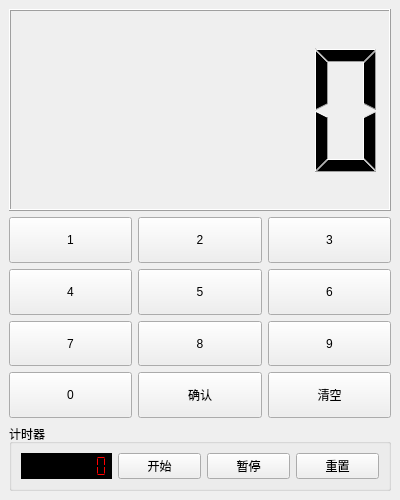
<?xml version="1.0" encoding="UTF-8"?>
<ui version="4.0">
 <class>GuessNumWidget</class>
 <widget class="QWidget" name="GuessNumWidget">
  <property name="geometry">
   <rect>
    <x>0</x>
    <y>0</y>
    <width>400</width>
    <height>500</height>
   </rect>
  </property>
  <property name="windowTitle">
   <string>GuessNumWidget</string>
  </property>
  <layout class="QVBoxLayout" name="verticalLayout">
   <property name="spacing">
    <number>0</number>
   </property>
   <property name="leftMargin">
    <number>0</number>
   </property>
   <property name="topMargin">
    <number>0</number>
   </property>
   <property name="rightMargin">
    <number>0</number>
   </property>
   <property name="bottomMargin">
    <number>0</number>
   </property>
   <item>
    <widget class="QStackedWidget" name="stackedWidget">
     <property name="currentIndex">
      <number>1</number>
     </property>
     <widget class="QWidget" name="settingPage">
      <layout class="QGridLayout" name="gridLayout_2">
       <item row="0" column="2">
        <spacer name="verticalSpacer_2">
         <property name="orientation">
          <enum>Qt::Vertical</enum>
         </property>
         <property name="sizeHint" stdset="0">
          <size>
           <width>20</width>
           <height>154</height>
          </size>
         </property>
        </spacer>
       </item>
       <item row="1" column="0">
        <spacer name="horizontalSpacer">
         <property name="orientation">
          <enum>Qt::Horizontal</enum>
         </property>
         <property name="sizeHint" stdset="0">
          <size>
           <width>39</width>
           <height>20</height>
          </size>
         </property>
        </spacer>
       </item>
       <item row="1" column="1" colspan="2">
        <layout class="QVBoxLayout" name="verticalLayout_3">
         <item>
          <layout class="QHBoxLayout" name="horizontalLayout_3">
           <item>
            <widget class="QLabel" name="label">
             <property name="text">
              <string>设置游戏时间（秒）：</string>
             </property>
            </widget>
           </item>
           <item>
            <widget class="QLineEdit" name="lineEditGameTime"/>
           </item>
          </layout>
         </item>
         <item>
          <layout class="QHBoxLayout" name="horizontalLayout_4">
           <item>
            <widget class="QLabel" name="label_2">
             <property name="text">
              <string>设置猜数字范围（下限）：</string>
             </property>
            </widget>
           </item>
           <item>
            <widget class="QLineEdit" name="lineEditMinNum"/>
           </item>
          </layout>
         </item>
         <item>
          <layout class="QHBoxLayout" name="horizontalLayout_5">
           <item>
            <widget class="QLabel" name="label_3">
             <property name="text">
              <string>设置猜数字范围（上限）：</string>
             </property>
            </widget>
           </item>
           <item>
            <widget class="QLineEdit" name="lineEditMaxNum"/>
           </item>
          </layout>
         </item>
         <item>
          <spacer name="verticalSpacer_3">
           <property name="orientation">
            <enum>Qt::Vertical</enum>
           </property>
           <property name="sizeHint" stdset="0">
            <size>
             <width>20</width>
             <height>40</height>
            </size>
           </property>
          </spacer>
         </item>
         <item>
          <layout class="QHBoxLayout" name="horizontalLayout_6">
           <item>
            <widget class="QPushButton" name="pushButtonGameOk">
             <property name="text">
              <string>确认</string>
             </property>
            </widget>
           </item>
           <item>
            <widget class="QPushButton" name="pushButtonQuit">
             <property name="text">
              <string>退出</string>
             </property>
            </widget>
           </item>
          </layout>
         </item>
        </layout>
       </item>
       <item row="1" column="3">
        <spacer name="horizontalSpacer_2">
         <property name="orientation">
          <enum>Qt::Horizontal</enum>
         </property>
         <property name="sizeHint" stdset="0">
          <size>
           <width>39</width>
           <height>20</height>
          </size>
         </property>
        </spacer>
       </item>
       <item row="2" column="1">
        <spacer name="verticalSpacer">
         <property name="orientation">
          <enum>Qt::Vertical</enum>
         </property>
         <property name="sizeHint" stdset="0">
          <size>
           <width>20</width>
           <height>153</height>
          </size>
         </property>
        </spacer>
       </item>
      </layout>
     </widget>
     <widget class="QWidget" name="mainPage">
      <layout class="QVBoxLayout" name="verticalLayout_2">
       <item>
        <widget class="QLCDNumber" name="lcdNumberShowNum">
         <property name="sizePolicy">
          <sizepolicy hsizetype="Minimum" vsizetype="Expanding">
           <horstretch>0</horstretch>
           <verstretch>0</verstretch>
          </sizepolicy>
         </property>
        </widget>
       </item>
       <item>
        <layout class="QGridLayout" name="gridLayout">
         <item row="0" column="0">
          <widget class="QPushButton" name="pushButton_01">
           <property name="enabled">
            <bool>true</bool>
           </property>
           <property name="sizePolicy">
            <sizepolicy hsizetype="Minimum" vsizetype="Expanding">
             <horstretch>0</horstretch>
             <verstretch>0</verstretch>
            </sizepolicy>
           </property>
           <property name="text">
            <string>1</string>
           </property>
           <property name="checkable">
            <bool>false</bool>
           </property>
          </widget>
         </item>
         <item row="0" column="1">
          <widget class="QPushButton" name="pushButton_02">
           <property name="sizePolicy">
            <sizepolicy hsizetype="Minimum" vsizetype="Expanding">
             <horstretch>0</horstretch>
             <verstretch>0</verstretch>
            </sizepolicy>
           </property>
           <property name="text">
            <string>2</string>
           </property>
          </widget>
         </item>
         <item row="0" column="2">
          <widget class="QPushButton" name="pushButton_03">
           <property name="sizePolicy">
            <sizepolicy hsizetype="Minimum" vsizetype="Expanding">
             <horstretch>0</horstretch>
             <verstretch>0</verstretch>
            </sizepolicy>
           </property>
           <property name="text">
            <string>3</string>
           </property>
          </widget>
         </item>
         <item row="1" column="0">
          <widget class="QPushButton" name="pushButton_04">
           <property name="sizePolicy">
            <sizepolicy hsizetype="Minimum" vsizetype="Expanding">
             <horstretch>0</horstretch>
             <verstretch>0</verstretch>
            </sizepolicy>
           </property>
           <property name="text">
            <string>4</string>
           </property>
          </widget>
         </item>
         <item row="1" column="1">
          <widget class="QPushButton" name="pushButton_05">
           <property name="sizePolicy">
            <sizepolicy hsizetype="Minimum" vsizetype="Expanding">
             <horstretch>0</horstretch>
             <verstretch>0</verstretch>
            </sizepolicy>
           </property>
           <property name="text">
            <string>5</string>
           </property>
          </widget>
         </item>
         <item row="1" column="2">
          <widget class="QPushButton" name="pushButton_06">
           <property name="sizePolicy">
            <sizepolicy hsizetype="Minimum" vsizetype="Expanding">
             <horstretch>0</horstretch>
             <verstretch>0</verstretch>
            </sizepolicy>
           </property>
           <property name="text">
            <string>6</string>
           </property>
          </widget>
         </item>
         <item row="2" column="0">
          <widget class="QPushButton" name="pushButton_07">
           <property name="sizePolicy">
            <sizepolicy hsizetype="Minimum" vsizetype="Expanding">
             <horstretch>0</horstretch>
             <verstretch>0</verstretch>
            </sizepolicy>
           </property>
           <property name="text">
            <string>7</string>
           </property>
          </widget>
         </item>
         <item row="2" column="1">
          <widget class="QPushButton" name="pushButton_08">
           <property name="sizePolicy">
            <sizepolicy hsizetype="Minimum" vsizetype="Expanding">
             <horstretch>0</horstretch>
             <verstretch>0</verstretch>
            </sizepolicy>
           </property>
           <property name="text">
            <string>8</string>
           </property>
          </widget>
         </item>
         <item row="2" column="2">
          <widget class="QPushButton" name="pushButton_09">
           <property name="sizePolicy">
            <sizepolicy hsizetype="Minimum" vsizetype="Expanding">
             <horstretch>0</horstretch>
             <verstretch>0</verstretch>
            </sizepolicy>
           </property>
           <property name="text">
            <string>9</string>
           </property>
          </widget>
         </item>
         <item row="3" column="0">
          <widget class="QPushButton" name="pushButton_0">
           <property name="sizePolicy">
            <sizepolicy hsizetype="Minimum" vsizetype="Expanding">
             <horstretch>0</horstretch>
             <verstretch>0</verstretch>
            </sizepolicy>
           </property>
           <property name="text">
            <string>0</string>
           </property>
          </widget>
         </item>
         <item row="3" column="1">
          <widget class="QPushButton" name="pushButtonGuessOk">
           <property name="sizePolicy">
            <sizepolicy hsizetype="Minimum" vsizetype="Expanding">
             <horstretch>0</horstretch>
             <verstretch>0</verstretch>
            </sizepolicy>
           </property>
           <property name="text">
            <string>确认</string>
           </property>
          </widget>
         </item>
         <item row="3" column="2">
          <widget class="QPushButton" name="pushButtonClear">
           <property name="sizePolicy">
            <sizepolicy hsizetype="Minimum" vsizetype="Expanding">
             <horstretch>0</horstretch>
             <verstretch>0</verstretch>
            </sizepolicy>
           </property>
           <property name="text">
            <string>清空</string>
           </property>
          </widget>
         </item>
        </layout>
       </item>
       <item>
        <widget class="QGroupBox" name="groupBox">
         <property name="title">
          <string>计时器</string>
         </property>
         <layout class="QHBoxLayout" name="horizontalLayout_2">
          <item>
           <layout class="QHBoxLayout" name="horizontalLayout">
            <item>
             <widget class="QLCDNumber" name="lcdNumberShowTime">
              <property name="styleSheet">
               <string notr="true">background-color: rgb(0, 0, 0);
color: rgb(255, 0, 0);</string>
              </property>
              <property name="frameShape">
               <enum>QFrame::NoFrame</enum>
              </property>
              <property name="frameShadow">
               <enum>QFrame::Raised</enum>
              </property>
              <property name="digitCount">
               <number>8</number>
              </property>
              <property name="segmentStyle">
               <enum>QLCDNumber::Flat</enum>
              </property>
             </widget>
            </item>
            <item>
             <widget class="QPushButton" name="pushButtonStart">
              <property name="text">
               <string>开始</string>
              </property>
             </widget>
            </item>
            <item>
             <widget class="QPushButton" name="pushButtonPause">
              <property name="text">
               <string>暂停</string>
              </property>
             </widget>
            </item>
            <item>
             <widget class="QPushButton" name="pushButtonReset">
              <property name="text">
               <string>重置</string>
              </property>
             </widget>
            </item>
           </layout>
          </item>
         </layout>
        </widget>
       </item>
      </layout>
     </widget>
    </widget>
   </item>
  </layout>
 </widget>
 <resources/>
 <connections/>
</ui>
